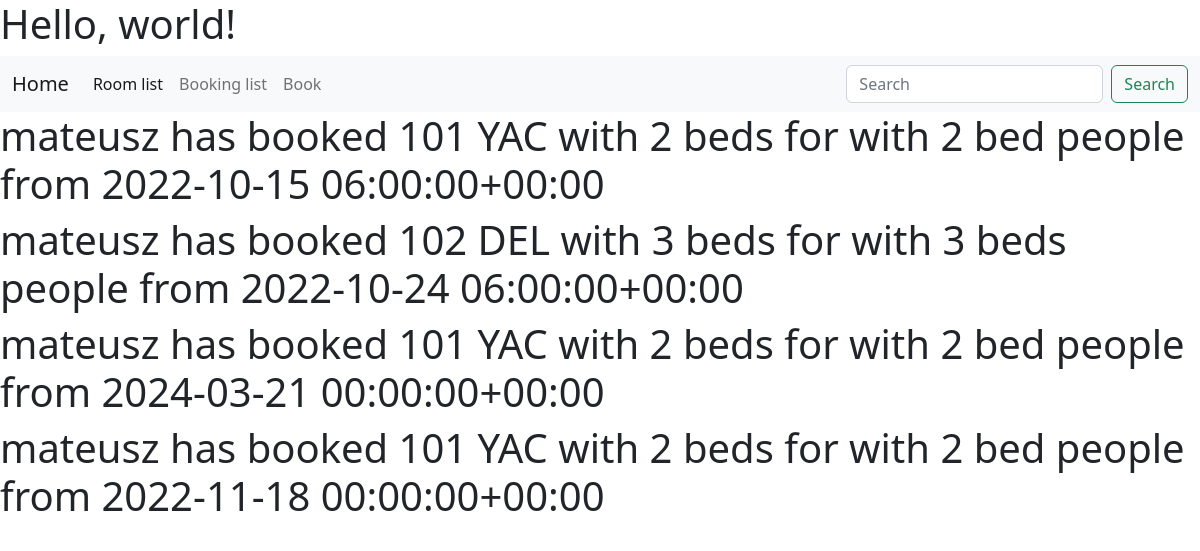
Before: /booking_list/ with the older database file.
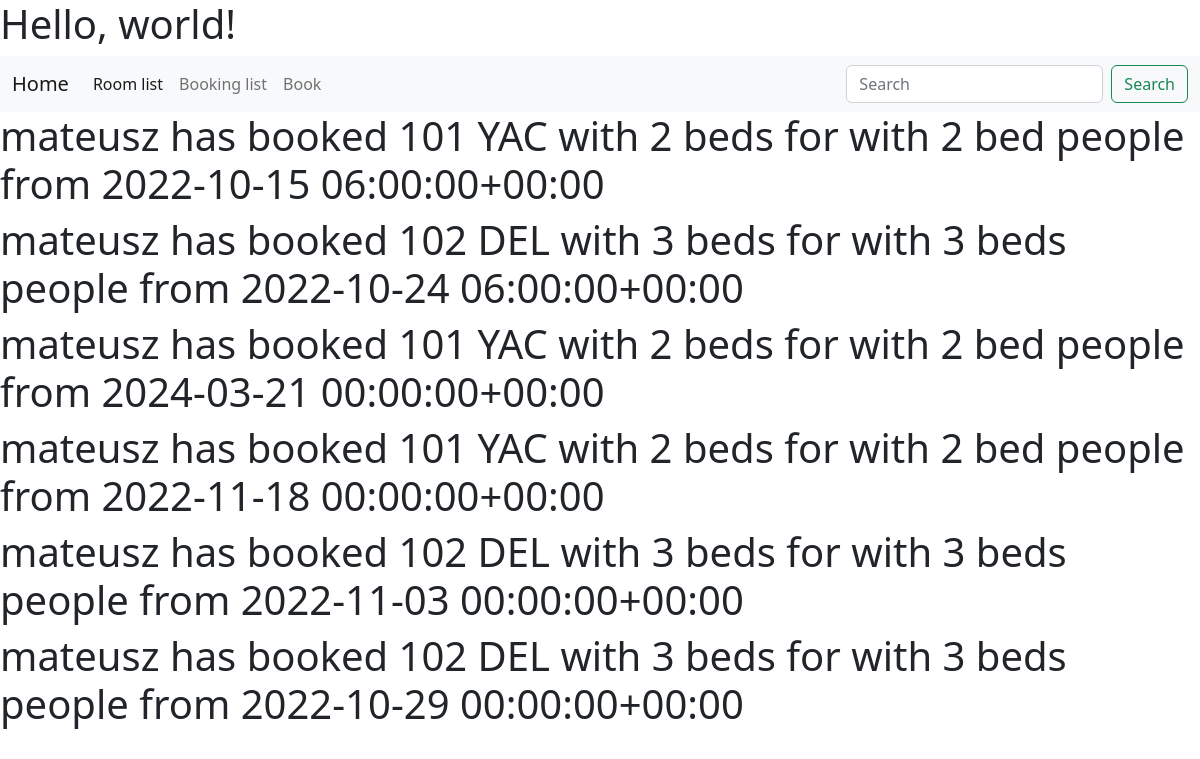
After: the same page with the newer database file.
### hotelbooking/models.py (models this page shows)
class Booking(models.Model):
    user = models.ForeignKey(settings.AUTH_USER_MODEL, on_delete=models.CASCADE, null=True)
    room = models.ForeignKey(Room, on_delete=models.CASCADE, null=True)
    check_in = models.DateTimeField(null=True)
    check_out = models.DateTimeField(null=True)
    def __str__(self):
        return f'{self.user} has booked {self.room} from {self.check_in}'

class Room(models.Model):
    ROOM_CATEGORIES = (
        ('YAC', 'AC'),
        ('NAC', 'NON-AC'),
        ('DEL', 'DELUXE'),
        ('KIN', 'KING'),
        ('QUE', 'QUEEN'),
    )
    number = models.IntegerField(null=True)
    category = models.CharField(max_length=3, choices=ROOM_CATEGORIES, null=True)
    beds = models.IntegerField(null=True)
    capacity = models.CharField(max_length=100, null=True)
    def __str__(self):
        return f'{self.number} {self.category} with {self.beds} beds for {self.capacity} people'

### hotelbooking/views.py (the view)
# urls.py: path('booking_list/', BookingList.as_view(), name='BookingList'),
class BookingList(ListView):
    model = Booking
    template_name = 'booking_list.html'

### hotelbooking/templates/booking_list.html
{% extends 'base.html' %}
{% block content %}
{% for booking in booking_list %}
<h1>{{ booking }}</h1>
{% endfor %}
{% endblock %}

### hotelbooking/templates/base.html (shortened to what this page needs)
{% load static %}
<!doctype html>
<html lang="en">
  <head>
    <link href="https://cdn.jsdelivr.net/npm/bootstrap@5.2.2/dist/css/bootstrap.min.css" rel="stylesheet">
  </head>
  <body>
    <h1>Hello, world!</h1>
  </body>
</html>
<nav class="navbar navbar-expand-lg bg-light">
  <div class="container-fluid">
    <a class="navbar-brand" href="{% url 'hotelbooking:home' %}">Home</a>
    <div class="collapse navbar-collapse" id="navbarSupportedContent">
      <ul class="navbar-nav me-auto mb-2 mb-lg-0">
        <li class="nav-item">
          <a class="nav-link active" aria-current="page" href="{% url 'hotelbooking:RoomList' %}">Room list</a>
        </li>
        <li class="nav-item">
          <a class="nav-link" href="{% url 'hotelbooking:BookingList' %}">Booking list</a>
        </li>
          <a class="nav-link" href="{% url 'hotelbooking:BookingView' %}">Book</a>
      </ul>
      <form class="d-flex" role="search">
        <input class="form-control me-2" type="search" placeholder="Search" aria-label="Search">
        <button class="btn btn-outline-success" type="submit">Search</button>
      </form>
    </div>
  </div>
</nav>
{% block content %}
{% endblock %}

Changed rows visible on the page:
added Booking: user+room+check_in "mateusz has booked 102 DEL with 3 beds for with 3 beds people from 2022-11-03 00:00:00+00:00"
added Booking: user+room+check_in "mateusz has booked 102 DEL with 3 beds for with 3 beds people from 2022-10-29 00:00:00+00:00"
